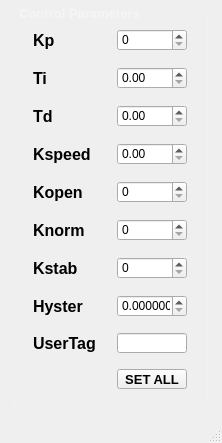
<?xml version="1.0" encoding="UTF-8"?>
<ui version="4.0">
 <class>MainWindow</class>
 <widget class="QMainWindow" name="MainWindow">
  <property name="geometry">
   <rect>
    <x>0</x>
    <y>0</y>
    <width>222</width>
    <height>443</height>
   </rect>
  </property>
  <property name="sizePolicy">
   <sizepolicy hsizetype="Fixed" vsizetype="Fixed">
    <horstretch>0</horstretch>
    <verstretch>0</verstretch>
   </sizepolicy>
  </property>
  <property name="maximumSize">
   <size>
    <width>222</width>
    <height>443</height>
   </size>
  </property>
  <property name="windowTitle">
   <string>MainWindow</string>
  </property>
  <property name="styleSheet">
   <string notr="true">QMainWindow {
	  padding:5px;
}

QGroupBox {
	color: rgba(255, 255, 255, 0.2);
    border: 1px solid rgba(255, 255, 255, 25);
    margin-top: 5px;
}

QGroupBox::title {
	color: rgba(255, 255, 255, 0.4);
    subcontrol-origin: margin;
	subcontrol-position: top left;
	top: -3px;
    padding: 0 8px;
}</string>
  </property>
  <widget class="QWidget" name="centralwidget">
   <property name="sizePolicy">
    <sizepolicy hsizetype="Fixed" vsizetype="Fixed">
     <horstretch>0</horstretch>
     <verstretch>0</verstretch>
    </sizepolicy>
   </property>
   <property name="minimumSize">
    <size>
     <width>197</width>
     <height>0</height>
    </size>
   </property>
   <property name="styleSheet">
    <string notr="true">QWidget {

    margin: 5px; 
}</string>
   </property>
   <layout class="QHBoxLayout" name="horizontalLayout">
    <item>
     <widget class="QGroupBox" name="groupBox">
      <property name="sizePolicy">
       <sizepolicy hsizetype="Fixed" vsizetype="Fixed">
        <horstretch>0</horstretch>
        <verstretch>0</verstretch>
       </sizepolicy>
      </property>
      <property name="minimumSize">
       <size>
        <width>150</width>
        <height>250</height>
       </size>
      </property>
      <property name="maximumSize">
       <size>
        <width>500</width>
        <height>700</height>
       </size>
      </property>
      <property name="font">
       <font>
        <pointsize>10</pointsize>
        <weight>75</weight>
        <bold>true</bold>
       </font>
      </property>
      <property name="styleSheet">
       <string notr="true"/>
      </property>
      <property name="title">
       <string>Control Parameters</string>
      </property>
      <layout class="QFormLayout" name="formLayout_2">
       <item row="0" column="0">
        <widget class="QLabel" name="label_3">
         <property name="minimumSize">
          <size>
           <width>15</width>
           <height>15</height>
          </size>
         </property>
         <property name="font">
          <font>
           <pointsize>12</pointsize>
           <weight>75</weight>
           <bold>true</bold>
          </font>
         </property>
         <property name="text">
          <string>Kp</string>
         </property>
        </widget>
       </item>
       <item row="0" column="1">
        <widget class="QDoubleSpinBox" name="p_gain_box">
         <property name="minimumSize">
          <size>
           <width>60</width>
           <height>30</height>
          </size>
         </property>
         <property name="maximumSize">
          <size>
           <width>80</width>
           <height>50</height>
          </size>
         </property>
         <property name="decimals">
          <number>0</number>
         </property>
         <property name="maximum">
          <double>10000.000000000000000</double>
         </property>
        </widget>
       </item>
       <item row="1" column="0">
        <widget class="QLabel" name="label_4">
         <property name="minimumSize">
          <size>
           <width>15</width>
           <height>15</height>
          </size>
         </property>
         <property name="font">
          <font>
           <pointsize>12</pointsize>
           <weight>75</weight>
           <bold>true</bold>
          </font>
         </property>
         <property name="text">
          <string>Ti</string>
         </property>
        </widget>
       </item>
       <item row="1" column="1">
        <widget class="QDoubleSpinBox" name="i_gain_box">
         <property name="minimumSize">
          <size>
           <width>60</width>
           <height>30</height>
          </size>
         </property>
         <property name="maximumSize">
          <size>
           <width>80</width>
           <height>50</height>
          </size>
         </property>
         <property name="maximum">
          <double>100.000000000000000</double>
         </property>
        </widget>
       </item>
       <item row="2" column="0">
        <widget class="QLabel" name="label_5">
         <property name="minimumSize">
          <size>
           <width>15</width>
           <height>0</height>
          </size>
         </property>
         <property name="font">
          <font>
           <pointsize>12</pointsize>
           <weight>75</weight>
           <bold>true</bold>
          </font>
         </property>
         <property name="text">
          <string>Td</string>
         </property>
        </widget>
       </item>
       <item row="2" column="1">
        <widget class="QDoubleSpinBox" name="d_gain_box">
         <property name="minimumSize">
          <size>
           <width>60</width>
           <height>30</height>
          </size>
         </property>
         <property name="maximumSize">
          <size>
           <width>80</width>
           <height>50</height>
          </size>
         </property>
         <property name="maximum">
          <double>100.000000000000000</double>
         </property>
        </widget>
       </item>
       <item row="3" column="0">
        <widget class="QLabel" name="label_6">
         <property name="minimumSize">
          <size>
           <width>60</width>
           <height>15</height>
          </size>
         </property>
         <property name="font">
          <font>
           <pointsize>12</pointsize>
           <weight>75</weight>
           <bold>true</bold>
          </font>
         </property>
         <property name="text">
          <string>Kspeed</string>
         </property>
        </widget>
       </item>
       <item row="3" column="1">
        <widget class="QDoubleSpinBox" name="speed_gain_box">
         <property name="minimumSize">
          <size>
           <width>60</width>
           <height>30</height>
          </size>
         </property>
         <property name="maximumSize">
          <size>
           <width>80</width>
           <height>50</height>
          </size>
         </property>
         <property name="maximum">
          <double>100000.000000000000000</double>
         </property>
        </widget>
       </item>
       <item row="4" column="0">
        <widget class="QLabel" name="label_7">
         <property name="minimumSize">
          <size>
           <width>60</width>
           <height>15</height>
          </size>
         </property>
         <property name="font">
          <font>
           <pointsize>12</pointsize>
           <weight>75</weight>
           <bold>true</bold>
          </font>
         </property>
         <property name="text">
          <string>Kopen</string>
         </property>
        </widget>
       </item>
       <item row="4" column="1">
        <widget class="QDoubleSpinBox" name="open_gain_box">
         <property name="minimumSize">
          <size>
           <width>60</width>
           <height>30</height>
          </size>
         </property>
         <property name="maximumSize">
          <size>
           <width>80</width>
           <height>50</height>
          </size>
         </property>
         <property name="decimals">
          <number>0</number>
         </property>
         <property name="maximum">
          <double>255.000000000000000</double>
         </property>
        </widget>
       </item>
       <item row="5" column="0">
        <widget class="QLabel" name="label_9">
         <property name="minimumSize">
          <size>
           <width>60</width>
           <height>15</height>
          </size>
         </property>
         <property name="font">
          <font>
           <pointsize>12</pointsize>
           <weight>75</weight>
           <bold>true</bold>
          </font>
         </property>
         <property name="text">
          <string>Knorm</string>
         </property>
        </widget>
       </item>
       <item row="5" column="1">
        <widget class="QDoubleSpinBox" name="norm_gain_box">
         <property name="minimumSize">
          <size>
           <width>60</width>
           <height>30</height>
          </size>
         </property>
         <property name="maximumSize">
          <size>
           <width>80</width>
           <height>50</height>
          </size>
         </property>
         <property name="decimals">
          <number>0</number>
         </property>
         <property name="maximum">
          <double>255.000000000000000</double>
         </property>
        </widget>
       </item>
       <item row="6" column="0">
        <widget class="QLabel" name="label_10">
         <property name="minimumSize">
          <size>
           <width>60</width>
           <height>15</height>
          </size>
         </property>
         <property name="font">
          <font>
           <pointsize>12</pointsize>
           <weight>75</weight>
           <bold>true</bold>
          </font>
         </property>
         <property name="text">
          <string>Kstab</string>
         </property>
        </widget>
       </item>
       <item row="6" column="1">
        <widget class="QDoubleSpinBox" name="stab_gain_box">
         <property name="minimumSize">
          <size>
           <width>60</width>
           <height>30</height>
          </size>
         </property>
         <property name="maximumSize">
          <size>
           <width>80</width>
           <height>50</height>
          </size>
         </property>
         <property name="decimals">
          <number>0</number>
         </property>
         <property name="maximum">
          <double>255.000000000000000</double>
         </property>
        </widget>
       </item>
       <item row="7" column="0">
        <widget class="QLabel" name="label_8">
         <property name="minimumSize">
          <size>
           <width>60</width>
           <height>15</height>
          </size>
         </property>
         <property name="font">
          <font>
           <pointsize>12</pointsize>
           <weight>75</weight>
           <bold>true</bold>
          </font>
         </property>
         <property name="text">
          <string>Hyster</string>
         </property>
        </widget>
       </item>
       <item row="7" column="1">
        <widget class="QDoubleSpinBox" name="hyster_gain_box">
         <property name="minimumSize">
          <size>
           <width>60</width>
           <height>30</height>
          </size>
         </property>
         <property name="maximumSize">
          <size>
           <width>80</width>
           <height>50</height>
          </size>
         </property>
         <property name="decimals">
          <number>6</number>
         </property>
         <property name="maximum">
          <double>1.000000000000000</double>
         </property>
        </widget>
       </item>
       <item row="8" column="0">
        <widget class="QLabel" name="label_11">
         <property name="sizePolicy">
          <sizepolicy hsizetype="Minimum" vsizetype="Preferred">
           <horstretch>0</horstretch>
           <verstretch>0</verstretch>
          </sizepolicy>
         </property>
         <property name="minimumSize">
          <size>
           <width>60</width>
           <height>15</height>
          </size>
         </property>
         <property name="font">
          <font>
           <pointsize>12</pointsize>
           <weight>75</weight>
           <bold>true</bold>
          </font>
         </property>
         <property name="text">
          <string>UserTag</string>
         </property>
        </widget>
       </item>
       <item row="8" column="1">
        <widget class="QLineEdit" name="user_tag_lineedit">
         <property name="sizePolicy">
          <sizepolicy hsizetype="Minimum" vsizetype="Fixed">
           <horstretch>0</horstretch>
           <verstretch>0</verstretch>
          </sizepolicy>
         </property>
         <property name="minimumSize">
          <size>
           <width>60</width>
           <height>30</height>
          </size>
         </property>
         <property name="maximumSize">
          <size>
           <width>80</width>
           <height>50</height>
          </size>
         </property>
        </widget>
       </item>
       <item row="9" column="1">
        <widget class="QPushButton" name="set_pid_button">
         <property name="enabled">
          <bool>true</bool>
         </property>
         <property name="minimumSize">
          <size>
           <width>60</width>
           <height>30</height>
          </size>
         </property>
         <property name="maximumSize">
          <size>
           <width>80</width>
           <height>50</height>
          </size>
         </property>
         <property name="font">
          <font>
           <pointsize>10</pointsize>
           <weight>75</weight>
           <bold>true</bold>
          </font>
         </property>
         <property name="text">
          <string>SET ALL</string>
         </property>
        </widget>
       </item>
      </layout>
     </widget>
    </item>
   </layout>
  </widget>
  <widget class="QMenuBar" name="menubar">
   <property name="geometry">
    <rect>
     <x>0</x>
     <y>0</y>
     <width>222</width>
     <height>21</height>
    </rect>
   </property>
  </widget>
  <widget class="QStatusBar" name="statusbar"/>
 </widget>
 <resources/>
 <connections/>
</ui>
